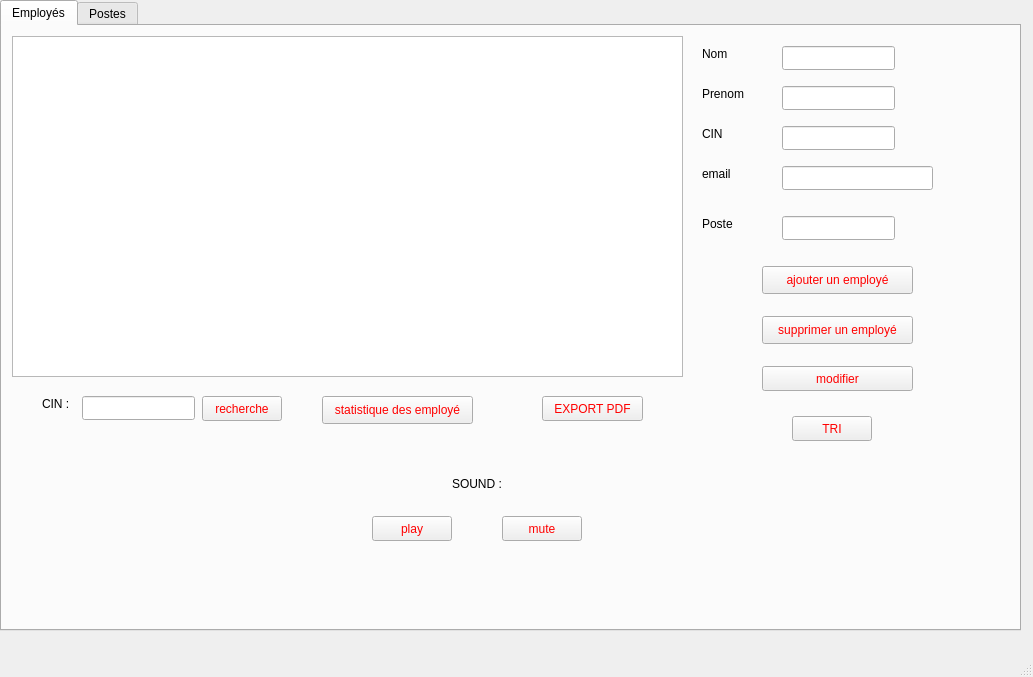
<?xml version="1.0" encoding="UTF-8"?>
<ui version="4.0">
 <class>MainWindow</class>
 <widget class="QMainWindow" name="MainWindow">
  <property name="geometry">
   <rect>
    <x>0</x>
    <y>0</y>
    <width>1033</width>
    <height>677</height>
   </rect>
  </property>
  <property name="windowTitle">
   <string>MainWindow</string>
  </property>
  <widget class="QWidget" name="centralwidget">
   <widget class="QTabWidget" name="tabWidget">
    <property name="geometry">
     <rect>
      <x>0</x>
      <y>0</y>
      <width>1021</width>
      <height>631</height>
     </rect>
    </property>
    <property name="styleSheet">
     <string notr="true">QPushButton, QLineEdit, QComboBox { color: red }</string>
    </property>
    <property name="currentIndex">
     <number>0</number>
    </property>
    <widget class="QWidget" name="tab">
     <attribute name="title">
      <string>Employés</string>
     </attribute>
     <widget class="QPushButton" name="ae_pushButton">
      <property name="geometry">
       <rect>
        <x>760</x>
        <y>240</y>
        <width>151</width>
        <height>28</height>
       </rect>
      </property>
      <property name="text">
       <string>ajouter un employé</string>
      </property>
     </widget>
     <widget class="QPushButton" name="stat_pushButton">
      <property name="geometry">
       <rect>
        <x>320</x>
        <y>370</y>
        <width>151</width>
        <height>28</height>
       </rect>
      </property>
      <property name="text">
       <string>statistique des employé</string>
      </property>
     </widget>
     <widget class="QPushButton" name="se_pushButton">
      <property name="geometry">
       <rect>
        <x>760</x>
        <y>290</y>
        <width>151</width>
        <height>28</height>
       </rect>
      </property>
      <property name="styleSheet">
       <string notr="true">QPushButton { color: red }</string>
      </property>
      <property name="text">
       <string>supprimer un employé</string>
      </property>
     </widget>
     <widget class="QLineEdit" name="lineEdit_PE">
      <property name="geometry">
       <rect>
        <x>780</x>
        <y>60</y>
        <width>113</width>
        <height>24</height>
       </rect>
      </property>
     </widget>
     <widget class="QLineEdit" name="lineEdit_mailE">
      <property name="geometry">
       <rect>
        <x>780</x>
        <y>140</y>
        <width>151</width>
        <height>24</height>
       </rect>
      </property>
     </widget>
     <widget class="QLineEdit" name="lineEdit_CinE">
      <property name="geometry">
       <rect>
        <x>780</x>
        <y>100</y>
        <width>113</width>
        <height>24</height>
       </rect>
      </property>
     </widget>
     <widget class="QLineEdit" name="lineEdit_NE">
      <property name="geometry">
       <rect>
        <x>780</x>
        <y>20</y>
        <width>113</width>
        <height>24</height>
       </rect>
      </property>
      <property name="styleSheet">
       <string notr="true">QLineEdit { color: red }</string>
      </property>
     </widget>
     <widget class="QLineEdit" name="lineEdit_PosteE">
      <property name="geometry">
       <rect>
        <x>780</x>
        <y>190</y>
        <width>113</width>
        <height>24</height>
       </rect>
      </property>
     </widget>
     <widget class="QLabel" name="label">
      <property name="geometry">
       <rect>
        <x>700</x>
        <y>20</y>
        <width>56</width>
        <height>16</height>
       </rect>
      </property>
      <property name="text">
       <string>Nom</string>
      </property>
     </widget>
     <widget class="QLabel" name="label_2">
      <property name="geometry">
       <rect>
        <x>700</x>
        <y>60</y>
        <width>56</width>
        <height>16</height>
       </rect>
      </property>
      <property name="text">
       <string>Prenom</string>
      </property>
     </widget>
     <widget class="QLabel" name="label_3">
      <property name="geometry">
       <rect>
        <x>700</x>
        <y>100</y>
        <width>56</width>
        <height>16</height>
       </rect>
      </property>
      <property name="text">
       <string>CIN</string>
      </property>
     </widget>
     <widget class="QLabel" name="label_4">
      <property name="geometry">
       <rect>
        <x>700</x>
        <y>140</y>
        <width>56</width>
        <height>16</height>
       </rect>
      </property>
      <property name="text">
       <string>email</string>
      </property>
     </widget>
     <widget class="QLabel" name="label_6">
      <property name="geometry">
       <rect>
        <x>700</x>
        <y>190</y>
        <width>56</width>
        <height>16</height>
       </rect>
      </property>
      <property name="text">
       <string>Poste</string>
      </property>
     </widget>
     <widget class="QLabel" name="label_7">
      <property name="geometry">
       <rect>
        <x>40</x>
        <y>370</y>
        <width>31</width>
        <height>16</height>
       </rect>
      </property>
      <property name="text">
       <string>CIN :</string>
      </property>
     </widget>
     <widget class="QLineEdit" name="lineEdit_Recherche_Cin">
      <property name="geometry">
       <rect>
        <x>80</x>
        <y>370</y>
        <width>113</width>
        <height>24</height>
       </rect>
      </property>
     </widget>
     <widget class="QTableView" name="tableView_employe">
      <property name="geometry">
       <rect>
        <x>10</x>
        <y>10</y>
        <width>671</width>
        <height>341</height>
       </rect>
      </property>
     </widget>
     <widget class="QPushButton" name="pushButton_modifierE">
      <property name="geometry">
       <rect>
        <x>760</x>
        <y>340</y>
        <width>151</width>
        <height>25</height>
       </rect>
      </property>
      <property name="text">
       <string>modifier</string>
      </property>
      <property name="checkable">
       <bool>true</bool>
      </property>
     </widget>
     <widget class="QPushButton" name="re">
      <property name="geometry">
       <rect>
        <x>200</x>
        <y>370</y>
        <width>80</width>
        <height>25</height>
       </rect>
      </property>
      <property name="styleSheet">
       <string notr="true">QPushButton { color: red}</string>
      </property>
      <property name="text">
       <string>recherche</string>
      </property>
     </widget>
     <widget class="QPushButton" name="tri">
      <property name="geometry">
       <rect>
        <x>790</x>
        <y>390</y>
        <width>80</width>
        <height>25</height>
       </rect>
      </property>
      <property name="text">
       <string>TRI</string>
      </property>
     </widget>
     <widget class="QPushButton" name="PDF">
      <property name="geometry">
       <rect>
        <x>540</x>
        <y>370</y>
        <width>101</width>
        <height>25</height>
       </rect>
      </property>
      <property name="text">
       <string>EXPORT PDF</string>
      </property>
     </widget>
     <widget class="QPushButton" name="paly">
      <property name="geometry">
       <rect>
        <x>370</x>
        <y>490</y>
        <width>80</width>
        <height>25</height>
       </rect>
      </property>
      <property name="text">
       <string>play</string>
      </property>
     </widget>
     <widget class="QPushButton" name="mute">
      <property name="geometry">
       <rect>
        <x>500</x>
        <y>490</y>
        <width>80</width>
        <height>25</height>
       </rect>
      </property>
      <property name="text">
       <string>mute</string>
      </property>
     </widget>
     <widget class="QLabel" name="label_5">
      <property name="geometry">
       <rect>
        <x>450</x>
        <y>450</y>
        <width>56</width>
        <height>16</height>
       </rect>
      </property>
      <property name="text">
       <string>SOUND :</string>
      </property>
     </widget>
    </widget>
    <widget class="QWidget" name="tab_2">
     <attribute name="title">
      <string>Postes</string>
     </attribute>
     <widget class="QPushButton" name="sp_pushButton">
      <property name="geometry">
       <rect>
        <x>700</x>
        <y>310</y>
        <width>151</width>
        <height>28</height>
       </rect>
      </property>
      <property name="text">
       <string>supprimer une poste</string>
      </property>
     </widget>
     <widget class="QPushButton" name="ap_pushButton">
      <property name="geometry">
       <rect>
        <x>700</x>
        <y>210</y>
        <width>151</width>
        <height>28</height>
       </rect>
      </property>
      <property name="text">
       <string>ajouter poste</string>
      </property>
     </widget>
     <widget class="QPushButton" name="mp_pushButton">
      <property name="geometry">
       <rect>
        <x>700</x>
        <y>260</y>
        <width>151</width>
        <height>28</height>
       </rect>
      </property>
      <property name="text">
       <string>modifier poste</string>
      </property>
      <property name="checkable">
       <bool>true</bool>
      </property>
     </widget>
     <widget class="QLineEdit" name="lineEdit_Np">
      <property name="geometry">
       <rect>
        <x>800</x>
        <y>40</y>
        <width>113</width>
        <height>24</height>
       </rect>
      </property>
     </widget>
     <widget class="QLineEdit" name="lineEdit_id_P">
      <property name="geometry">
       <rect>
        <x>800</x>
        <y>80</y>
        <width>113</width>
        <height>24</height>
       </rect>
      </property>
     </widget>
     <widget class="QLineEdit" name="lineEdit_nbr_H">
      <property name="geometry">
       <rect>
        <x>800</x>
        <y>120</y>
        <width>113</width>
        <height>24</height>
       </rect>
      </property>
     </widget>
     <widget class="QLineEdit" name="lineEdit_salaire">
      <property name="geometry">
       <rect>
        <x>800</x>
        <y>160</y>
        <width>113</width>
        <height>24</height>
       </rect>
      </property>
     </widget>
     <widget class="QLabel" name="label_8">
      <property name="geometry">
       <rect>
        <x>660</x>
        <y>40</y>
        <width>56</width>
        <height>16</height>
       </rect>
      </property>
      <property name="text">
       <string>poste</string>
      </property>
     </widget>
     <widget class="QLabel" name="label_9">
      <property name="geometry">
       <rect>
        <x>660</x>
        <y>160</y>
        <width>56</width>
        <height>16</height>
       </rect>
      </property>
      <property name="text">
       <string>salaire</string>
      </property>
     </widget>
     <widget class="QLabel" name="label_10">
      <property name="geometry">
       <rect>
        <x>660</x>
        <y>120</y>
        <width>121</width>
        <height>16</height>
       </rect>
      </property>
      <property name="text">
       <string>nombre des heures</string>
      </property>
     </widget>
     <widget class="QLabel" name="label_11">
      <property name="geometry">
       <rect>
        <x>660</x>
        <y>80</y>
        <width>56</width>
        <height>16</height>
       </rect>
      </property>
      <property name="text">
       <string>id poste</string>
      </property>
     </widget>
     <widget class="QLabel" name="label_12">
      <property name="geometry">
       <rect>
        <x>105</x>
        <y>400</y>
        <width>91</width>
        <height>20</height>
       </rect>
      </property>
      <property name="text">
       <string>ID POSTE :</string>
      </property>
     </widget>
     <widget class="QLineEdit" name="lineEdit_Rech_idP">
      <property name="geometry">
       <rect>
        <x>210</x>
        <y>400</y>
        <width>113</width>
        <height>24</height>
       </rect>
      </property>
     </widget>
     <widget class="QPushButton" name="tri_2">
      <property name="geometry">
       <rect>
        <x>730</x>
        <y>360</y>
        <width>80</width>
        <height>25</height>
       </rect>
      </property>
      <property name="text">
       <string>TRi</string>
      </property>
     </widget>
     <widget class="QPushButton" name="Recherche">
      <property name="geometry">
       <rect>
        <x>340</x>
        <y>400</y>
        <width>80</width>
        <height>25</height>
       </rect>
      </property>
      <property name="text">
       <string>Recherche</string>
      </property>
     </widget>
     <widget class="QPushButton" name="stat">
      <property name="geometry">
       <rect>
        <x>730</x>
        <y>420</y>
        <width>80</width>
        <height>25</height>
       </rect>
      </property>
      <property name="text">
       <string>stat</string>
      </property>
     </widget>
     <widget class="QCustomPlot" name="gplot" native="true">
      <property name="geometry">
       <rect>
        <x>450</x>
        <y>370</y>
        <width>231</width>
        <height>211</height>
       </rect>
      </property>
     </widget>
     <widget class="QTableView" name="tableView_poste">
      <property name="geometry">
       <rect>
        <x>10</x>
        <y>20</y>
        <width>631</width>
        <height>361</height>
       </rect>
      </property>
     </widget>
    </widget>
   </widget>
  </widget>
  <widget class="QMenuBar" name="menubar">
   <property name="geometry">
    <rect>
     <x>0</x>
     <y>0</y>
     <width>1033</width>
     <height>25</height>
    </rect>
   </property>
  </widget>
  <widget class="QStatusBar" name="statusbar"/>
 </widget>
 <customwidgets>
  <customwidget>
   <class>QCustomPlot</class>
   <extends>QWidget</extends>
   <header>qcustomplot.h</header>
   <container>1</container>
  </customwidget>
 </customwidgets>
 <resources/>
 <connections/>
</ui>
